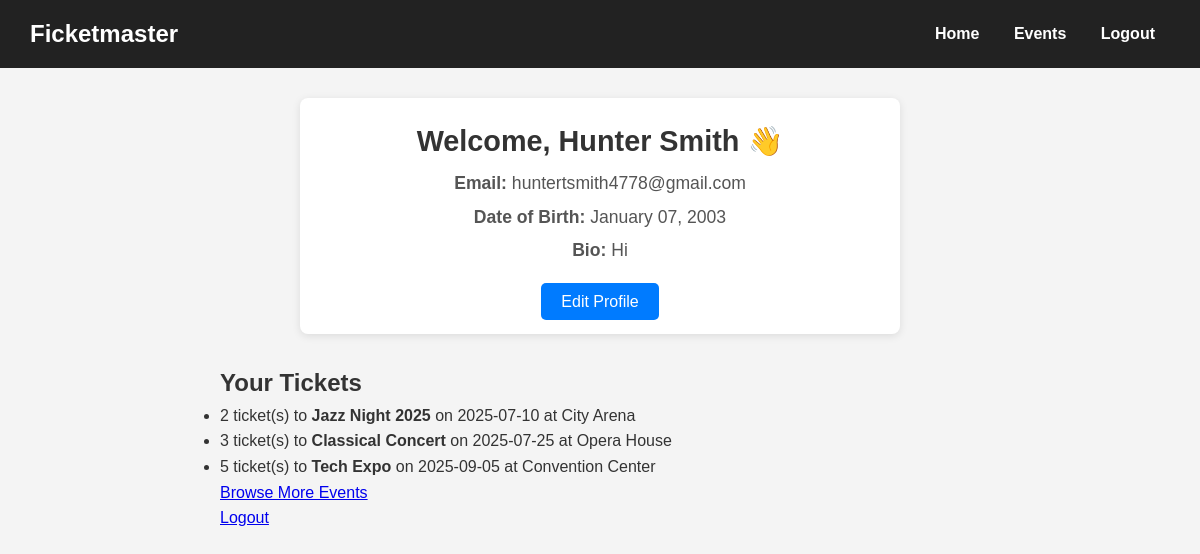
The page /profile (signed in) on the database its author committed.
### app.py (models this page shows, shortened)
class User(db.Model):
    id = db.Column(db.Integer, primary_key=True)
    name = db.Column(db.String(100), nullable=False)
    email = db.Column(db.String(100), unique=True, nullable=False)
    dob = db.Column(db.Date, nullable=False)
    bio = db.Column(db.String(500), default="")
    password = db.Column(db.String(100), nullable=False)

class Ticket(db.Model):
    id = db.Column(db.Integer, primary_key=True)
    user_id = db.Column(db.Integer, db.ForeignKey('user.id'), nullable=False)
    event_id = db.Column(db.Integer, db.ForeignKey('event.id'), nullable=False)
    quantity = db.Column(db.Integer, nullable=False)
    user = db.relationship('User', backref='tickets')
    event = db.relationship('Event', backref='tickets')

class Event(db.Model):
    id = db.Column(db.Integer, primary_key=True)
    name = db.Column(db.String(120))
    date = db.Column(db.String(20))
    location = db.Column(db.String(120))
    tickets_available = db.Column(db.Integer)
    price = db.Column(db.Float, default=0.0)

### app.py (the view)
@app.route('/profile')
def profile_page():
    if 'user_id' not in session:
        flash("Please log in to view your profile.")
        return redirect(url_for('login'))
    user = User.query.get(session['user_id'])
    tickets = Ticket.query.filter_by(user_id=user.id).all()
    return render_template('profile.html', user=user, tickets=tickets)

### templates/profile.html (shortened to what this page needs)
<!DOCTYPE html>
<html lang="en">
<head>
  <link rel="stylesheet" href="/static/style.css">
</head>
<body>
  <header>
    <div class="logo">
      <h1>Ficketmaster</h1>
    </div>
    <nav>
      <a href="/">Home</a>
      <a href="/events">Events</a>
      <a href="/logout">Logout</a>
    </nav>
  </header>
  <main>
    <div class="profile-card">
      <div class="profile-header">
        <div class="profile-info">
          <h2>Welcome, {{ user.name }} 👋</h2>
          <p><strong>Email:</strong> {{ user.email }}</p>
          <p><strong>Date of Birth:</strong> {{ user.dob.strftime('%B %d, %Y') }}</p>
          <p><strong>Bio:</strong> {{ user.bio if user.bio else "No bio added yet." }}</p>
        </div>
      </div>
      <div class="edit-profile">
        <a href="/edit-profile" class="btn edit-btn">Edit Profile</a>
      </div>
    </div>
    <h2>Your Tickets</h2>
          {% if tickets %}
            <ul>
              {% for ticket in tickets %}
              <li>
                  {{ ticket.quantity }} ticket(s) to <strong>{{ ticket.event.name }}</strong>
                  on {{ ticket.event.date }} at {{ ticket.event.location }}
              </li>
          {% endfor %}
            </ul>
          {% else %}
            <p>You haven't booked any tickets yet.</p>
          {% endif %}
          <p><a href="{{ url_for('events_page') }}">Browse More Events</a></p>
          <p><a href="{{ url_for('logout') }}">Logout</a></p>
  </main>
</body>
</html>

### static/style.css (style rules this page uses)
* { margin: 0; padding: 0; box-sizing: border-box; }
body { font-family: 'Segoe UI', Tahoma, Geneva, Verdana, sans-serif; background-color: #f9f9fb; color: #333; line-height: 1.6; padding-bottom: 40px; }
header { background-color: #4a90e2; color: white; padding: 20px 0; text-align: center; margin-bottom: 30px; }
header h1 { font-size: 2rem; margin-bottom: 10px; }
nav a { color: white; margin: 0 15px; text-decoration: none; font-weight: 500; transition: color 0.3s ease; }
main { max-width: 800px; margin: 0 auto; padding: 0 20px; }
body { font-family: 'Arial', sans-serif; background-color: #f4f4f4; margin: 0; padding: 0; color: #333; }
header { background-color: #222; color: #fff; padding: 15px 30px; display: flex; justify-content: space-between; align-items: center; }
header h1 { font-size: 1.5rem; margin: 0; }
nav a { margin: 0 15px; text-decoration: none; color: #fff; font-weight: bold; }
.profile-card { background-color: #fff; border-radius: 8px; box-shadow: 0 2px 8px rgba(0, 0, 0, 0.1); max-width: 600px; margin: 30px auto; padding: 20px; text-align: center; }
.profile-header { display: flex; align-items: center; justify-content: center; margin-bottom: 20px; }
.profile-info h2 { font-size: 1.8rem; color: #333; }
.profile-info p { font-size: 1.1rem; color: #555; margin: 5px 0; }
.edit-profile { margin-top: 20px; }
.edit-btn { background-color: #007bff; color: #fff; padding: 10px 20px; text-decoration: none; border-radius: 5px; font-size: 1rem; }

### rows shown on the page
User: name "Hunter Smith", email "huntertsmith4778@gmail.com", dob "January 07, 2003", bio "Hi"
Ticket: quantity "2", event.name "Jazz Night 2025", event "2025-07-10", event.location "City Arena"
Ticket: quantity "3", event.name "Classical Concert", event "2025-07-25", event.location "Opera House"
Ticket: quantity "5", event.name "Tech Expo", event "2025-09-05", event.location "Convention Center"
